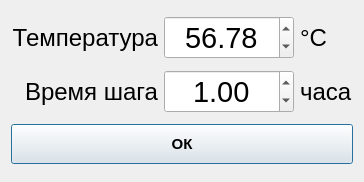
<?xml version="1.0" encoding="UTF-8"?>
<ui version="4.0">
 <class>DialogSetTemp</class>
 <widget class="QDialog" name="DialogSetTemp">
  <property name="geometry">
   <rect>
    <x>0</x>
    <y>0</y>
    <width>363</width>
    <height>182</height>
   </rect>
  </property>
  <property name="windowTitle">
   <string>Параметры</string>
  </property>
  <layout class="QGridLayout" name="gridLayout">
   <item row="0" column="0">
    <widget class="QLabel" name="label_3">
     <property name="font">
      <font>
       <pointsize>18</pointsize>
       <weight>50</weight>
       <bold>false</bold>
      </font>
     </property>
     <property name="text">
      <string>Температура</string>
     </property>
     <property name="textFormat">
      <enum>Qt::PlainText</enum>
     </property>
     <property name="alignment">
      <set>Qt::AlignRight|Qt::AlignTrailing|Qt::AlignVCenter</set>
     </property>
    </widget>
   </item>
   <item row="0" column="1">
    <widget class="QDoubleSpinBox" name="doubleSpinBox">
     <property name="font">
      <font>
       <pointsize>22</pointsize>
      </font>
     </property>
     <property name="alignment">
      <set>Qt::AlignCenter</set>
     </property>
     <property name="minimum">
      <double>-999.000000000000000</double>
     </property>
     <property name="maximum">
      <double>999.000000000000000</double>
     </property>
     <property name="singleStep">
      <double>0.100000000000000</double>
     </property>
     <property name="value">
      <double>56.780000000000001</double>
     </property>
    </widget>
   </item>
   <item row="0" column="2">
    <widget class="QLabel" name="label">
     <property name="font">
      <font>
       <pointsize>18</pointsize>
       <weight>50</weight>
       <bold>false</bold>
      </font>
     </property>
     <property name="text">
      <string>°С</string>
     </property>
     <property name="textFormat">
      <enum>Qt::PlainText</enum>
     </property>
    </widget>
   </item>
   <item row="1" column="0">
    <widget class="QLabel" name="label_4">
     <property name="font">
      <font>
       <pointsize>18</pointsize>
       <weight>50</weight>
       <bold>false</bold>
      </font>
     </property>
     <property name="text">
      <string>Время шага</string>
     </property>
     <property name="textFormat">
      <enum>Qt::PlainText</enum>
     </property>
     <property name="alignment">
      <set>Qt::AlignRight|Qt::AlignTrailing|Qt::AlignVCenter</set>
     </property>
    </widget>
   </item>
   <item row="1" column="1">
    <widget class="QDoubleSpinBox" name="doubleSpinBox_2">
     <property name="font">
      <font>
       <pointsize>22</pointsize>
      </font>
     </property>
     <property name="alignment">
      <set>Qt::AlignCenter</set>
     </property>
     <property name="minimum">
      <double>-999.000000000000000</double>
     </property>
     <property name="maximum">
      <double>999.000000000000000</double>
     </property>
     <property name="singleStep">
      <double>0.100000000000000</double>
     </property>
     <property name="value">
      <double>1.000000000000000</double>
     </property>
    </widget>
   </item>
   <item row="1" column="2">
    <widget class="QLabel" name="label_2">
     <property name="font">
      <font>
       <pointsize>18</pointsize>
       <weight>50</weight>
       <bold>false</bold>
      </font>
     </property>
     <property name="text">
      <string>часа</string>
     </property>
     <property name="textFormat">
      <enum>Qt::PlainText</enum>
     </property>
    </widget>
   </item>
   <item row="2" column="0" colspan="3">
    <widget class="QPushButton" name="pushButton">
     <property name="minimumSize">
      <size>
       <width>0</width>
       <height>40</height>
      </size>
     </property>
     <property name="font">
      <font>
       <pointsize>11</pointsize>
       <weight>75</weight>
       <bold>true</bold>
      </font>
     </property>
     <property name="text">
      <string>ОК</string>
     </property>
    </widget>
   </item>
  </layout>
 </widget>
 <resources/>
 <connections/>
</ui>
